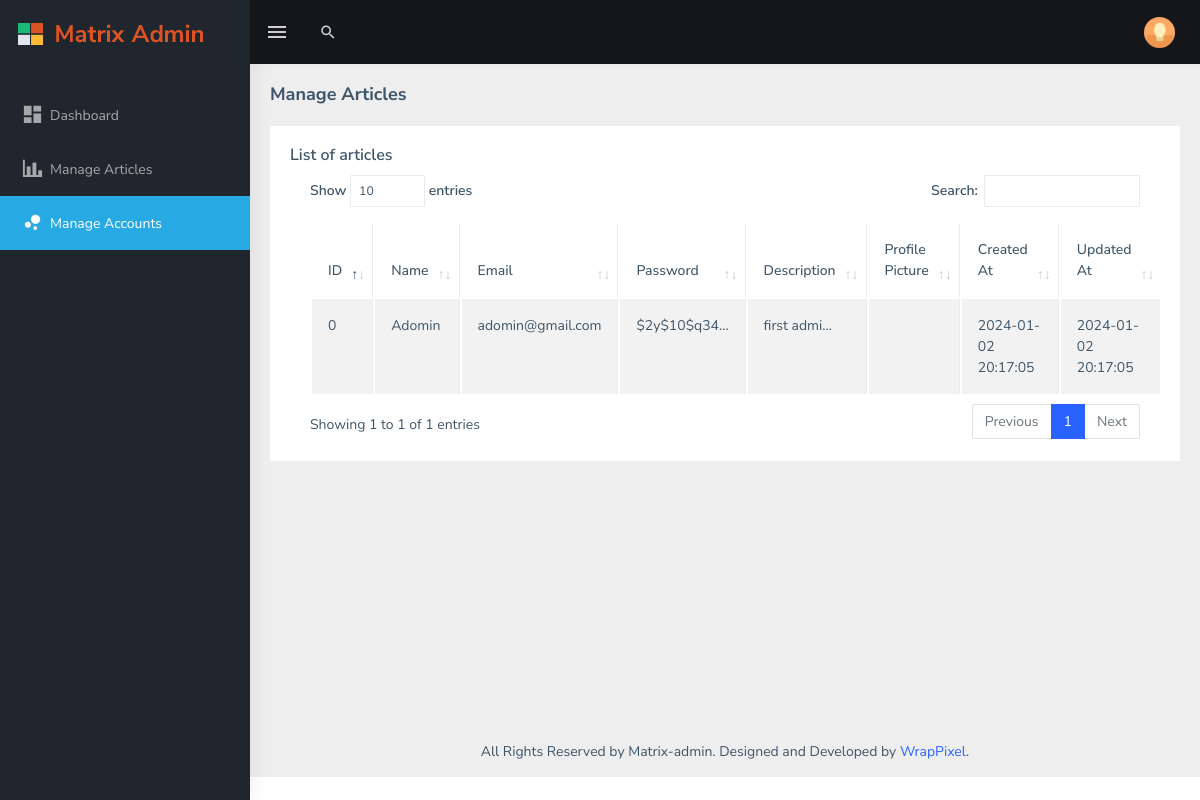
The page /admin/manage_account.php (signed in) on the database its author committed.
### tables this page shows
CREATE TABLE IF NOT EXISTS `db_account` (
  `id_account` int(5) NOT NULL,
  `name` varchar(25) DEFAULT NULL,
  `email` varchar(30) DEFAULT NULL,
  `password` varchar(60) DEFAULT NULL,
  `description` text,
  `acc_img` varchar(255) DEFAULT NULL,
  `created_at` datetime NOT NULL DEFAULT CURRENT_TIMESTAMP,
  `last_updated` datetime NOT NULL DEFAULT CURRENT_TIMESTAMP
);

### db_config.php (called while the page is built, shortened)
<?php
class Database
{
  var $servername = "localhost";
  var $username = "root";
  var $password = "";
  var $database = "db_jewepe";
  var $connection = "";
  function __construct()
  {
    $this->connection = mysqli_connect($this->servername, $this->username, $this->password, $this->database);
  }
  public function get_all_data_account()
  {
    $data = mysqli_query($this->connection, "SELECT * FROM db_account");
    return $data;
  }
}
?>

### admin/manage_account.php (the view, shortened to what this page needs)
<?php
require("../db_config.php");
$db = new Database();
$query = $db->get_all_data_account();
?>
<!DOCTYPE html>
<html dir="ltr" lang="en">
<head>
  <link rel="stylesheet" type="text/css" href="../assets/extra-libs/multicheck/multicheck.css" />
  <link href="../assets/libs/datatables.net-bs4/css/dataTables.bootstrap4.css" rel="stylesheet" />
  <link href="../dist/css/style.min.css" rel="stylesheet" />
</head>
<body>
  <div id="main-wrapper" data-layout="vertical" data-navbarbg="skin5" data-sidebartype="full"
    data-sidebar-position="absolute" data-header-position="absolute" data-boxed-layout="full">
    <?php
    include("admin_topbar.php");
    include("admin_sidebar.php");
    ?>
    <div class="page-wrapper">
      <div class="page-breadcrumb">
        <div class="row">
          <div class="col-12 d-flex no-block align-items-center">
            <h4 class="page-title">Manage Articles</h4>
          </div>
        </div>
      </div>
      <div class="container-fluid">
        <div class="row">
          <div class="col-12">
            <div class="card">
              <div class="card-body">
                <h5 class="card-title">List of articles</h5>
                <div class="table-responsive">
                  <table id="zero_config" class="table table-striped table-bordered">
                    <thead>
                      <tr>
                        <th>ID</th>
                        <th>Name</th>
                        <th>Email</th>
                        <th>Password</th>
                        <th>Description</th>
                        <th>Profile Picture</th>
                        <th>Created At</th>
                        <th>Updated At</th>
                      </tr>
                    </thead>
                    <tbody>
                      <?php
                      while ($row = mysqli_fetch_array($query)) {
                        $passSumm = strlen($row['password']) > 10 ? substr($row['password'], 0, 10) . '...' : $row['password'];
                        $descriptionSumm = strlen($row['description']) > 10 ? substr($row['description'], 0, 10) . '...' : $row['description'];
                        echo "<tr>";
                        echo "<td>" . $row['id_account'] . "</td>";
                        echo "<td>" . $row['name'] . "</td>";
                        echo "<td>" . $row['email'] . "</td>";
                        echo "<td>" . $passSumm . "</td>";
                        echo "<td>" . $descriptionSumm . "</td>";
                        echo "<td>" . $row['acc_img'] . "</td>";
                        echo "<td>" . $row['created_at'] . "</td>";
                        echo "<td>" . $row['last_updated'] . "</td>";
                        echo "</tr>";
                      }
                      ?>
                    </tbody>
                  </table>
                </div>
              </div>
            </div>
          </div>
        </div>
      </div>
      <footer class="footer text-center">
        All Rights Reserved by Matrix-admin. Designed and Developed by
        <a href="https://www.wrappixel.com">WrapPixel</a>.
      </footer>
    </div>
  </div>
</body>
</html>

### rows shown on the page
db_account: id_account "0", name "Adomin", email "adomin@gmail.com", password "$2y$10$q34...", description "first admi...", created_at "2024-01-02 20:17:05", last_updated "2024-01-02 20:17:05"
